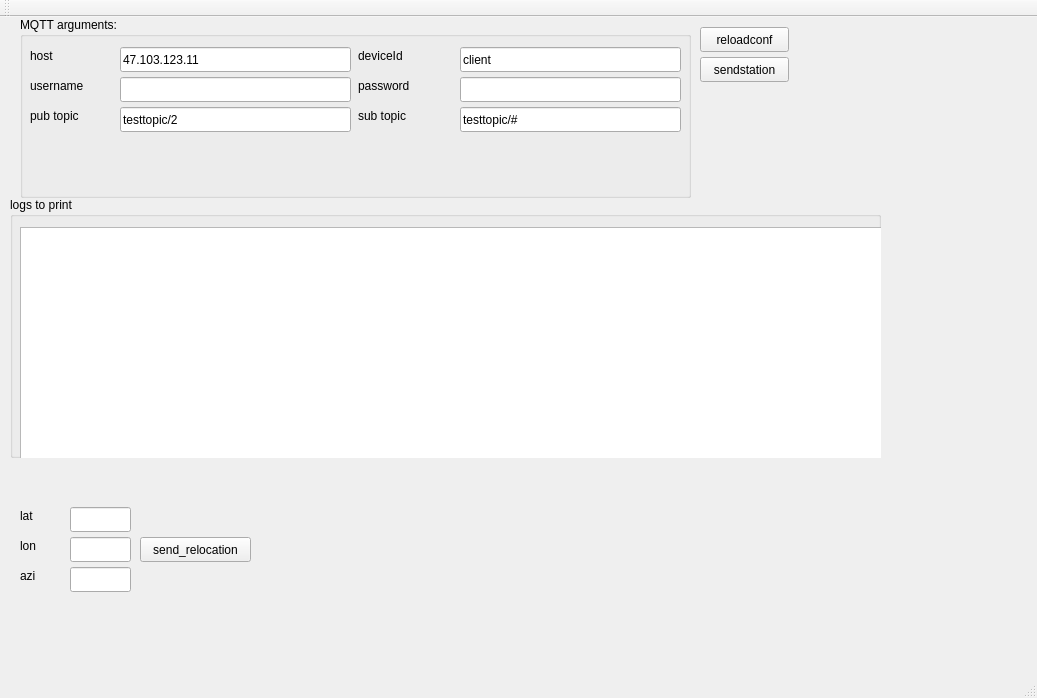
<?xml version="1.0" encoding="UTF-8"?>
<ui version="4.0">
 <class>MainWindow</class>
 <widget class="QMainWindow" name="MainWindow">
  <property name="geometry">
   <rect>
    <x>0</x>
    <y>0</y>
    <width>1037</width>
    <height>698</height>
   </rect>
  </property>
  <property name="windowTitle">
   <string>MainWindow</string>
  </property>
  <widget class="QWidget" name="centralWidget">
   <widget class="QGroupBox" name="groupBox">
    <property name="geometry">
     <rect>
      <x>20</x>
      <y>0</y>
      <width>671</width>
      <height>181</height>
     </rect>
    </property>
    <property name="title">
     <string>MQTT arguments:</string>
    </property>
    <widget class="QLabel" name="label">
     <property name="geometry">
      <rect>
       <x>10</x>
       <y>30</y>
       <width>67</width>
       <height>17</height>
      </rect>
     </property>
     <property name="text">
      <string>host</string>
     </property>
    </widget>
    <widget class="QLabel" name="label_mqttPassword">
     <property name="geometry">
      <rect>
       <x>338</x>
       <y>60</y>
       <width>91</width>
       <height>17</height>
      </rect>
     </property>
     <property name="text">
      <string>password</string>
     </property>
    </widget>
    <widget class="QLineEdit" name="lineEdit_mqttHost">
     <property name="geometry">
      <rect>
       <x>100</x>
       <y>30</y>
       <width>231</width>
       <height>25</height>
      </rect>
     </property>
     <property name="text">
      <string>47.103.123.11</string>
     </property>
    </widget>
    <widget class="QLabel" name="label_4">
     <property name="geometry">
      <rect>
       <x>10</x>
       <y>60</y>
       <width>81</width>
       <height>17</height>
      </rect>
     </property>
     <property name="text">
      <string>username</string>
     </property>
    </widget>
    <widget class="QLineEdit" name="lineEdit_mqttUsername">
     <property name="geometry">
      <rect>
       <x>100</x>
       <y>60</y>
       <width>231</width>
       <height>25</height>
      </rect>
     </property>
    </widget>
    <widget class="QLineEdit" name="lineEdit_mqttPassword">
     <property name="geometry">
      <rect>
       <x>440</x>
       <y>60</y>
       <width>221</width>
       <height>25</height>
      </rect>
     </property>
    </widget>
    <widget class="QLineEdit" name="lineEdit_mqttPubTopic">
     <property name="geometry">
      <rect>
       <x>100</x>
       <y>90</y>
       <width>231</width>
       <height>25</height>
      </rect>
     </property>
     <property name="text">
      <string>testtopic/2</string>
     </property>
    </widget>
    <widget class="QLabel" name="label_2">
     <property name="geometry">
      <rect>
       <x>10</x>
       <y>90</y>
       <width>81</width>
       <height>17</height>
      </rect>
     </property>
     <property name="text">
      <string>pub topic</string>
     </property>
    </widget>
    <widget class="QLabel" name="label_11">
     <property name="geometry">
      <rect>
       <x>338</x>
       <y>90</y>
       <width>81</width>
       <height>17</height>
      </rect>
     </property>
     <property name="text">
      <string>sub topic</string>
     </property>
    </widget>
    <widget class="QLineEdit" name="lineEdit_mqttSubTopic">
     <property name="geometry">
      <rect>
       <x>440</x>
       <y>90</y>
       <width>221</width>
       <height>25</height>
      </rect>
     </property>
     <property name="text">
      <string>testtopic/#</string>
     </property>
    </widget>
    <widget class="QLabel" name="label_5">
     <property name="geometry">
      <rect>
       <x>338</x>
       <y>30</y>
       <width>91</width>
       <height>17</height>
      </rect>
     </property>
     <property name="text">
      <string>deviceId</string>
     </property>
    </widget>
    <widget class="QLineEdit" name="lineEdit_mqttDeviceId">
     <property name="geometry">
      <rect>
       <x>440</x>
       <y>30</y>
       <width>221</width>
       <height>25</height>
      </rect>
     </property>
     <property name="text">
      <string>client</string>
     </property>
    </widget>
   </widget>
   <widget class="QGroupBox" name="groupBox_3">
    <property name="geometry">
     <rect>
      <x>10</x>
      <y>180</y>
      <width>871</width>
      <height>261</height>
     </rect>
    </property>
    <property name="title">
     <string>logs to print</string>
    </property>
    <widget class="QTextEdit" name="textEdit_log">
     <property name="geometry">
      <rect>
       <x>10</x>
       <y>30</y>
       <width>1021</width>
       <height>461</height>
      </rect>
     </property>
    </widget>
   </widget>
   <widget class="QPushButton" name="reloadconf">
    <property name="geometry">
     <rect>
      <x>700</x>
      <y>10</y>
      <width>89</width>
      <height>25</height>
     </rect>
    </property>
    <property name="text">
     <string>reloadconf</string>
    </property>
   </widget>
   <widget class="QLineEdit" name="write_lat">
    <property name="geometry">
     <rect>
      <x>70</x>
      <y>490</y>
      <width>61</width>
      <height>25</height>
     </rect>
    </property>
    <property name="text">
     <string/>
    </property>
   </widget>
   <widget class="QLabel" name="test_lat">
    <property name="geometry">
     <rect>
      <x>20</x>
      <y>490</y>
      <width>31</width>
      <height>17</height>
     </rect>
    </property>
    <property name="text">
     <string>lat</string>
    </property>
   </widget>
   <widget class="QLabel" name="test_lon">
    <property name="geometry">
     <rect>
      <x>20</x>
      <y>520</y>
      <width>31</width>
      <height>17</height>
     </rect>
    </property>
    <property name="text">
     <string>lon</string>
    </property>
   </widget>
   <widget class="QLineEdit" name="write_lon">
    <property name="geometry">
     <rect>
      <x>70</x>
      <y>520</y>
      <width>61</width>
      <height>25</height>
     </rect>
    </property>
    <property name="text">
     <string/>
    </property>
   </widget>
   <widget class="QLabel" name="test_azi">
    <property name="geometry">
     <rect>
      <x>20</x>
      <y>550</y>
      <width>31</width>
      <height>17</height>
     </rect>
    </property>
    <property name="text">
     <string>azi</string>
    </property>
   </widget>
   <widget class="QLineEdit" name="write_azi">
    <property name="geometry">
     <rect>
      <x>70</x>
      <y>550</y>
      <width>61</width>
      <height>25</height>
     </rect>
    </property>
    <property name="text">
     <string/>
    </property>
   </widget>
   <widget class="QPushButton" name="send_relocation">
    <property name="geometry">
     <rect>
      <x>140</x>
      <y>520</y>
      <width>111</width>
      <height>25</height>
     </rect>
    </property>
    <property name="text">
     <string>send_relocation</string>
    </property>
   </widget>
   <widget class="QPushButton" name="send_station">
    <property name="geometry">
     <rect>
      <x>700</x>
      <y>40</y>
      <width>89</width>
      <height>25</height>
     </rect>
    </property>
    <property name="text">
     <string>sendstation</string>
    </property>
   </widget>
  </widget>
  <widget class="QMenuBar" name="menuBar">
   <property name="geometry">
    <rect>
     <x>0</x>
     <y>0</y>
     <width>1037</width>
     <height>22</height>
    </rect>
   </property>
  </widget>
  <widget class="QToolBar" name="mainToolBar">
   <attribute name="toolBarArea">
    <enum>TopToolBarArea</enum>
   </attribute>
   <attribute name="toolBarBreak">
    <bool>false</bool>
   </attribute>
  </widget>
  <widget class="QStatusBar" name="statusBar"/>
 </widget>
 <layoutdefault spacing="6" margin="11"/>
 <resources/>
 <connections/>
</ui>
